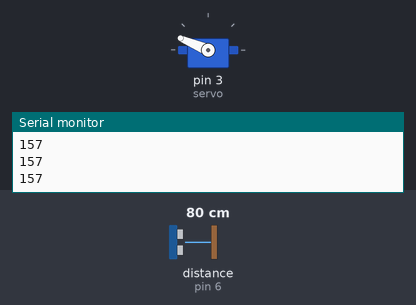
Bench run of a sketch on a simulated Arduino Uno, built with avr-gcc and run on an emulated ATmega328P. Shown: servo, the last lines printed to the serial monitor. Wiring (inferred from the names in the program): ultrasonic range finder: trigger pin 5; echo pin 6. The inputs (shaded band) are chosen by the test bench; at power-on: distance to the obstacle (sensor on pin 6) 80 cm. The echo pulse lasts 58.3 µs per cm.

Above: at 1.2 s.
1.3 s: distance to the obstacle (sensor on pin 6) set to 120 cm
At 2.5 s:
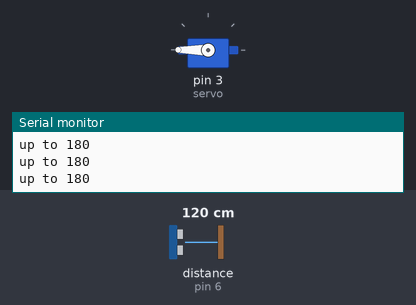
2.8 s: distance to the obstacle (sensor on pin 6) set to 299 cm
At 4.0 s:
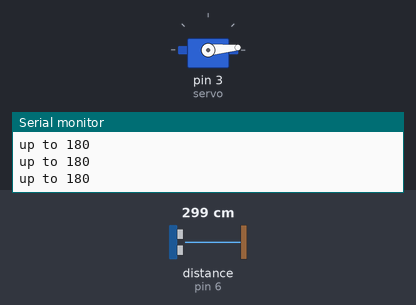
4.3 s: distance to the obstacle (sensor on pin 6) set to 35 cm
At 4.8 s:
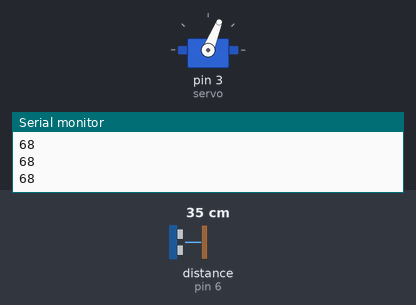
5.9 s: distance to the obstacle (sensor on pin 6) set to 18 cm
At 7.1 s:
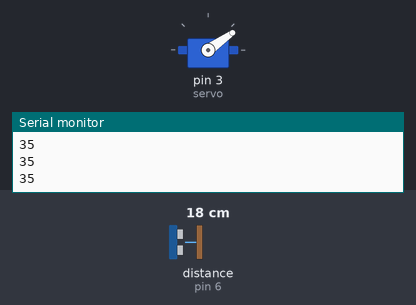
7.4 s: distance to the obstacle (sensor on pin 6) set to 60 cm
At 8.2 s:
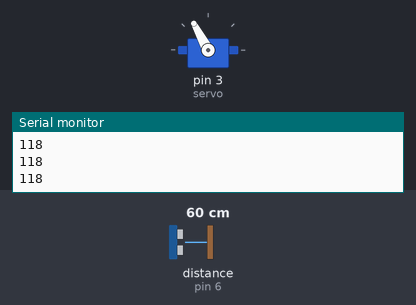
8.9 s: distance to the obstacle (sensor on pin 6) set to 250 cm
At 9.8 s:
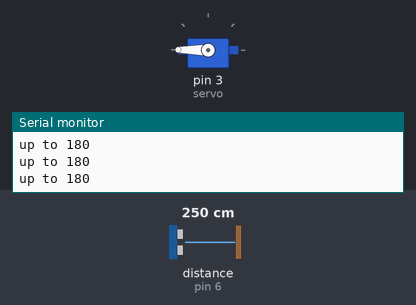
Timing chart, 0 to 11.4 s (numbered marks = the images above; inputs shaded):
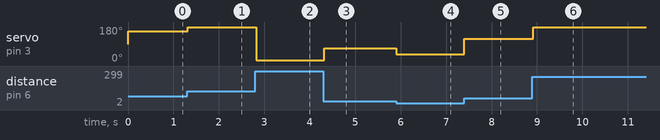

Measured:
- after the input at 1.3 s, servo on pin 3 (servo): 157° → 180° at once
- after the input at 2.8 s, servo on pin 3 (servo): 180° → 5° at once
- after the input at 4.3 s, servo on pin 3 (servo): 5° → 68° at once
- after the input at 5.9 s, servo on pin 3 (servo): 68° → 35° at once
- after the input at 7.4 s, servo on pin 3 (servo): 35° → 118° at once
- after the input at 8.9 s, servo on pin 3 (servo): 118° → 180° at once

The sketch:

Servo_UltraSonic.ino
```cpp
#include<Servo.h>
Servo servo;
int trig=5,echo=6;
void setup() {
servo.attach(3);
pinMode(trig,OUTPUT);
pinMode(echo,INPUT);
Serial.begin(9600);
}
void loop() {
digitalWrite(trig,0);
delayMicroseconds(2);
digitalWrite(trig,1);
delayMicroseconds(10);
digitalWrite(trig,0);

int t=pulseIn(echo,1);
int d=0.034*t;
 servo.write(d);

if(d>180){
  Serial.println("up to 180");
  d=180;
}
 else{
  Serial.println(d);

 }
}
```
